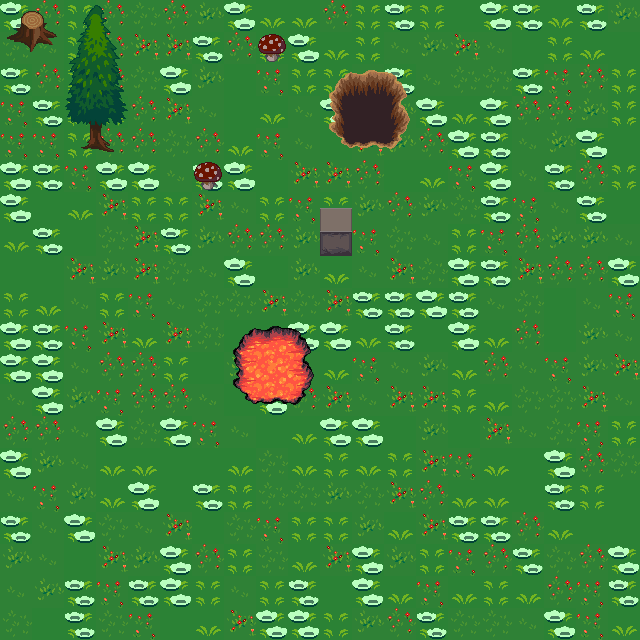

This is a level from a 2D game, rendered from its Tiled map with the project's own tilesets. A one-line summary and the complete map file follow:
An orthogonal 20x20 tile map with 32x32 px tiles, 2 tile layers (bot, top), 2 tilesets and 5 objects.

<map version="1.2" tiledversion="1.2.2" orientation="orthogonal" renderorder="right-down" width="20" height="20" tilewidth="32" tileheight="32" infinite="0" nextlayerid="6" nextobjectid="19">
 <tileset firstgid="1" name="terrain_atlas" tilewidth="32" tileheight="32" tilecount="1024" columns="32">
  <image source="dist/assets/image/terrain_atlas.png" width="1024" height="1024" />
  <tile id="158">
   <properties>
    <property name="collides" type="bool" value="true" />
   </properties>
  </tile>
  <tile id="159">
   <properties>
    <property name="collides" type="bool" value="true" />
   </properties>
  </tile>
  <tile id="1018">
   <properties>
    <property name="msg" value="looks delicious" />
   </properties>
  </tile>
 </tileset>
 <tileset firstgid="1025" name="items" tilewidth="32" tileheight="32" tilecount="256" columns="16">
  <image source="dist/assets/image/items.png" width="512" height="512" />
 </tileset>
 <layer id="1" name="bot" width="20" height="20">
  <data encoding="csv">
804,375,803,375,183,375,182,804,802,802,375,803,805,803,801,804,805,802,805,182,
183,184,803,375,374,374,805,375,803,804,802,803,184,182,374,184,801,803,802,801,
805,375,803,375,183,804,182,801,376,803,803,184,805,184,183,183,805,376,375,803,
376,805,803,803,375,374,184,801,802,184,804,184,182,804,802,804,375,375,182,803,
376,376,803,375,375,183,375,802,376,184,801,374,182,375,804,805,184,182,804,801,
804,805,376,804,804,184,805,804,801,374,374,375,801,802,376,804,184,805,375,803,
804,801,802,374,803,803,374,184,803,376,803,182,375,182,183,805,376,184,805,801,
802,805,801,183,374,805,182,375,375,182,182,376,183,184,803,376,375,182,182,184,
801,801,374,182,374,183,184,804,801,182,802,184,374,183,804,805,374,375,375,804,
803,802,184,803,376,184,183,183,374,183,374,805,805,804,805,184,183,801,184,376,
804,805,376,374,802,374,183,801,801,804,804,802,805,801,804,802,375,801,182,184,
804,804,184,375,375,803,801,182,805,184,802,376,184,182,802,375,184,376,182,374,
184,804,182,376,375,375,184,801,804,375,374,184,374,374,803,802,183,183,374,184,
375,375,184,804,183,804,376,184,801,802,804,804,801,182,801,374,184,183,376,803,
804,182,184,802,802,801,801,802,183,802,803,802,803,374,376,802,801,804,375,183,
184,376,182,802,804,801,805,803,183,183,182,183,374,375,802,802,801,805,803,801,
805,184,804,183,184,374,801,183,376,803,803,182,802,374,805,805,375,802,801,801,
182,184,801,374,182,804,375,803,183,802,374,804,182,803,376,375,805,183,375,804,
184,182,805,376,805,804,803,184,803,805,801,804,802,376,802,803,802,375,376,805,
183,801,805,183,376,801,802,374,804,804,803,182,375,805,183,183,184,804,376,802
</data>
 </layer>
 <layer id="2" name="top" width="20" height="20">
  <data encoding="csv">
397,398,31,32,0,0,0,0,0,0,0,0,0,0,0,0,0,0,0,0,
429,430,63,64,0,0,0,0,1019,0,0,0,0,0,0,0,0,0,0,0,
0,0,95,96,0,0,0,0,0,0,89,90,91,0,0,0,0,0,0,0,
0,0,127,128,0,0,0,0,0,0,121,122,123,0,0,0,0,0,0,0,
0,0,159,160,0,0,0,0,0,0,153,154,155,0,0,0,0,0,0,0,
0,0,0,0,0,0,1019,0,0,0,0,0,0,0,0,0,0,0,0,0,
0,0,0,0,0,0,0,0,0,0,217,0,0,0,0,0,0,0,0,0,
0,0,0,0,0,0,0,0,0,0,249,0,0,0,0,0,0,0,0,0,
0,0,0,0,0,0,0,0,0,0,0,0,0,0,0,0,0,0,0,0,
0,0,0,0,0,0,0,0,0,0,0,0,0,0,0,0,0,0,0,0,
0,0,0,0,0,0,0,272,273,274,0,0,0,0,0,0,0,0,0,0,
0,0,0,0,0,0,0,304,305,306,0,0,0,0,0,0,0,0,0,0,
0,0,0,0,0,0,0,336,337,338,0,0,0,0,0,0,0,0,0,0,
0,0,0,0,0,0,0,0,0,0,0,0,0,0,0,0,0,0,0,0,
0,0,0,0,0,0,0,0,0,0,0,0,0,0,0,0,0,0,0,0,
0,0,0,0,0,0,0,0,0,0,0,0,0,0,0,0,0,0,0,0,
0,0,0,0,0,0,0,0,0,0,0,0,0,0,0,0,0,0,0,0,
0,0,0,0,0,0,0,0,0,0,0,0,0,0,0,0,0,0,0,0,
0,0,0,0,0,0,0,0,0,0,0,0,0,0,0,0,0,0,0,0,
0,0,0,0,0,0,0,0,0,0,0,0,0,0,0,0,0,0,0,0
</data>
 </layer>
 <objectgroup id="5" name="items">
  <object id="12" gid="1114" x="96" y="320" width="32" height="32" />
  <object id="13" gid="1114" x="416" y="224" width="32" height="32" />
  <object id="14" gid="1114" x="224" y="128" width="32" height="32" />
  <object id="15" gid="1114" x="192" y="480" width="32" height="32" />
  <object id="17" gid="1114" x="320" y="224" width="32" height="32" />
 </objectgroup>
</map>